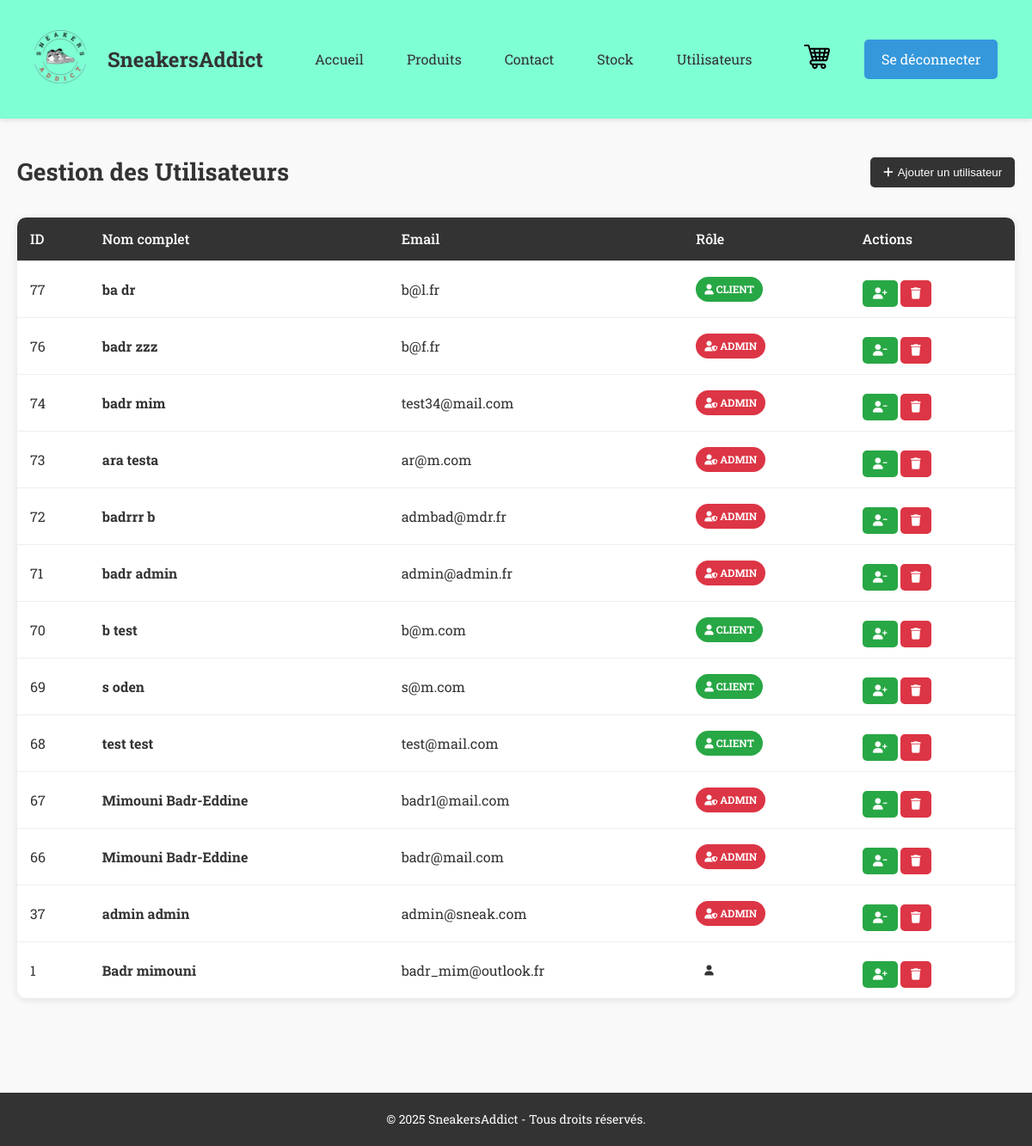
The page /?route=admin_users (signed in) on the database its author committed.
### tables this page shows
CREATE TABLE `user_site` (
  `user_id` int(11) NOT NULL,
  `prenom` varchar(30) NOT NULL,
  `nom` varchar(30) NOT NULL,
  `email` varchar(256) NOT NULL,
  `password` varchar(128) NOT NULL,
  `Grade` varchar(20) NOT NULL DEFAULT 'client'
);

### app/controllers/AdminController.php (called while the page is built, shortened)
<?php
require_once __DIR__ . '/../models/User.php';
class AdminController extends Controller {
    private $userModel;
    public function __construct() {
        $this->userModel = new User();
    }
    public function users() {
        $message = '';
        $messageType = '';
        $users = $this->userModel->getAllUsers();
        $csrf_token = SecurityService::generateCSRFToken();
        $this->render('admin/users', [
            'users' => $users,
            'message' => $message,
            'messageType' => $messageType,
            'csrf_token' => $csrf_token
        ]);
    }
}

### index.php (called while the page is built, shortened)
<?php
$router = new Router();
$router->get('home', 'HomeController', 'index');
$router->get('main', 'HomeController', 'index');
$router->get('login', 'AuthController', 'login');
$router->post('login', 'AuthController', 'authenticate');
$router->get('info', 'AuthController', 'authenticate');
$router->post('info', 'AuthController', 'authenticate');
$router->get('logout', 'AuthController', 'logout');
$router->get('deconnexion', 'AuthController', 'logout');
$router->get('products', 'ProductController', 'index');
$router->get('Produits', 'ProductController', 'index');
$router->get('product', 'ProductController', 'show');
$router->get('Chaussure', 'ProductController', 'show');
$router->get('check_stock', 'ProductController', 'checkStock');
$router->get('cart', 'CartController', 'index');
$router->post('cart', 'CartController', 'update');
$router->get('Panier', 'CartController', 'index');
$router->post('Panier', 'CartController', 'update');
$router->get('contact', 'ContactController', 'index');
$router->post('contact', 'ContactController', 'send');
$router->get('Contact', 'ContactController', 'index');
$router->post('contact_process', 'ContactController', 'send');
$router->post('traitement_contact', 'ContactController', 'send');
$router->get('checkout', 'OrderController', 'checkout');
$router->post('checkout', 'OrderController', 'checkout');
$router->get('payment', 'OrderController', 'payment');
$router->post('payment', 'OrderController', 'payment');
$router->get('confirmation', 'OrderController', 'confirmation');
$router->get('admin_stock', 'AdminController', 'stock');
$router->post('admin_stock', 'AdminController', 'stock');
$router->get('admin/stock', 'AdminController', 'stock');
$router->post('admin/stock', 'AdminController', 'stock');
$router->get('admin_users', 'AdminController', 'users');
$router->post('admin_users', 'AdminController', 'users');
$router->get('admin/admin_users', 'AdminController', 'users');
$router->post('admin/admin_users', 'AdminController', 'users');
$router->get('admin_get_stock', 'AdminController', 'getStock');
$router->get('admin/get_stock', 'AdminController', 'getStock');
$router->dispatch();
?>

### app/models/Model.php (called while the page is built, shortened)
<?php
abstract class Model {
    protected $pdo;
    private function connectPDO() {
        try {
            $this->pdo = new PDO('mysql:host=' . DB_HOST . ';port=' . DB_PORT . ';dbname=' . DB_NAME . ';charset=utf8', DB_USER, DB_PASSWORD, [
     PDO::MYSQL_ATTR_SSL_CA => true,
    PDO::MYSQL_ATTR_SSL_VERIFY_SERVER_CERT => false,
    PDO::ATTR_ERRMODE => PDO::ERRMODE_EXCEPTION
]);
            $this->pdo->setAttribute(PDO::ATTR_ERRMODE, PDO::ERRMODE_EXCEPTION);
        } catch(PDOException $e) {
            die("Erreur de connexion PDO : " . $e->getMessage());
        }
    }
    private function connectMySQLi() {
        try {
            $this->mysqli = new mysqli();
        } catch (Exception $e) {
            die("Erreur : " . $e->getMessage());
        }
    }
    protected function query($sql, $params = []) {
        $stmt = $this->pdo->prepare($sql);
        $stmt->execute($params);
        return $stmt;
    }
    protected function fetchAll($sql, $params = []) {
        $stmt = $this->query($sql, $params);
        return $stmt->fetchAll(PDO::FETCH_ASSOC);
    }
}

### app/models/User.php (called while the page is built, shortened)
<?php
require_once __DIR__ . '/Model.php';
class User extends Model {
    public function getAllUsers() {
        return $this->fetchAll("SELECT user_id as id, nom, prenom, email, Grade as role FROM user_site ORDER BY user_id DESC");
    }
}

### app/views/admin/users.php (the view, shortened to what this page needs)
<div class="container">
    <div class="reste">
        <div class="content">
            <div class="admin-header">
                <h1 class="admin-title">Gestion des Utilisateurs</h1>
                <div class="admin-actions">
                    <button class="btn-add" id="btn-add-user">
                        <i class="fas fa-plus"></i> Ajouter un utilisateur
                    </button>
                </div>
            </div>
            <div class="users-table-container">
                <div class="table-responsive">
                    <table class="users-table">
                        <thead>
                            <tr>
                                <th>ID</th>
                                <th>Nom complet</th>
                                <th>Email</th>
                                <th>Rôle</th>
                                <th>Actions</th>
                            </tr>
                        </thead>
                        <tbody>
                            <?php foreach ($users as $user): ?>
                                <tr>
                                    <td data-label="ID"><?php echo $user['id']; ?></td>
                                    <td data-label="Nom complet">
                                        <div class="user-info">
                                            <strong><?php echo htmlspecialchars($user['prenom'] . ' ' . $user['nom']); ?></strong>
                                        </div>
                                    </td>
                                    <td data-label="Email"><?php echo htmlspecialchars($user['email']); ?></td>
                                    <td data-label="Rôle">
                                        <span class="badge badge-<?php echo $user['role']; ?>">
                                            <i class="fas fa-<?php echo $user['role'] === 'admin' ? 'user-shield' : 'user'; ?>"></i>
                                            <?php echo ucfirst($user['role']); ?>
                                        </span>
                                    </td>
                                    <td data-label="Actions">
                                        <div class="action-buttons">
                                            <form method="post" style="display: inline;"
                                                  data-confirm="<?php echo $user['role'] === 'admin' ? 'Êtes-vous sûr de vouloir retirer les droits administrateur de cet utilisateur ?' : 'Êtes-vous sûr de vouloir promouvoir cet utilisateur comme administrateur ?'; ?>">
                                                <button type="submit" class="btn-update"
                                                        title="<?php echo $user['role'] === 'admin' ? 'Retirer les droits admin' : 'Promouvoir admin'; ?>">
                                                    <i class="fas fa-<?php echo $user['role'] === 'admin' ? 'user-minus' : 'user-plus'; ?>"></i>
                                                </button>
                                            </form>
                                            <form method="post" style="display: inline;"
                                                  data-confirm="Êtes-vous sûr de vouloir supprimer cet utilisateur ? Cette action est irréversible.">
                                                <button type="submit" class="btn-delete" title="Supprimer l'utilisateur">
                                                    <i class="fas fa-trash"></i>
                                                </button>
                                            </form>
                                        </div>
                                    </td>
                                </tr>
                            <?php endforeach; ?>
                        </tbody>
                    </table>
                </div>
            </div>
        </div>
    </div>
</div>

### rows shown on the page
user_site: user_id "77", prenom+nom "ba dr", email "b@l.fr", Grade "CLIENT"
user_site: user_id "76", prenom+nom "badr zzz", email "b@f.fr", Grade "ADMIN"
user_site: user_id "74", prenom+nom "badr mim", email "test34@mail.com", Grade "ADMIN"
user_site: user_id "73", prenom+nom "ara testa", email "ar@m.com", Grade "ADMIN"
user_site: user_id "72", prenom+nom "badrrr b", email "admbad@mdr.fr", Grade "ADMIN"
user_site: user_id "71", prenom+nom "badr admin", email "admin@admin.fr", Grade "ADMIN"
user_site: user_id "70", prenom+nom "b test", email "b@m.com", Grade "CLIENT"
user_site: user_id "69", prenom+nom "s oden", email "s@m.com", Grade "CLIENT"
user_site: user_id "68", prenom+nom "test test", email "test@mail.com", Grade "CLIENT"
user_site: user_id "67", prenom+nom "Mimouni Badr-Eddine", email "badr1@mail.com", Grade "ADMIN"
user_site: user_id "66", prenom+nom "Mimouni Badr-Eddine", email "badr@mail.com", Grade "ADMIN"
user_site: user_id "37", prenom+nom "admin admin", email "admin@sneak.com", Grade "ADMIN"
user_site: user_id "1", prenom+nom "Badr mimouni", email "badr_mim@outlook.fr"

### other values the page prints
$footerData['current_year'] "2025"
$footerData['site_name'] "SneakersAddict"
